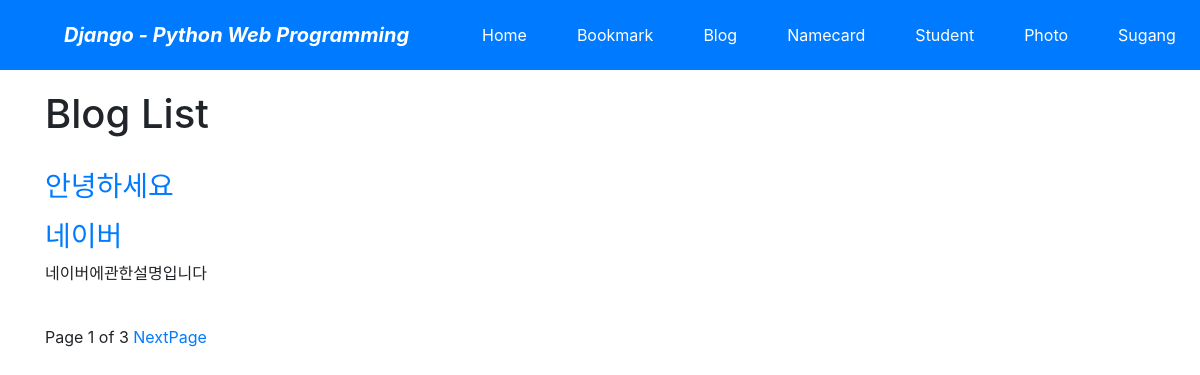
Screenshot of /blog/ with the database file from the repository.
### blog/models.py (models this page shows, shortened)
class Post(models.Model):
    title = models.CharField(verbose_name='TITLE', max_length=50)
    slug = models.SlugField('SLUG', unique=True, allow_unicode=True, help_text='one word for title alias.')
    description = models.CharField('DESCRIPTION', max_length=100, blank=True, help_text='simple description text.')
    content = models.TextField('CONTENT')
    create_dt = models.DateTimeField('CREATE DATE', auto_now_add=True)
    modify_dt = models.DateTimeField('MODIFY DATE', auto_now=True)
    owner = models.ForeignKey(User,on_delete=models.CASCADE,verbose_name='OWNER',blank=True,null=True) # 추가
    class Meta:
        verbose_name = 'post'
        verbose_name_plural = 'posts'
        db_table = 'blog_posts'
        ordering = ('-modify_dt',)
    def get_absolute_url(self):
        return reverse('blog:post_detail', args=(self.slug,))

### blog/views.py (the view)
# urls.py: path('', views.PostLV.as_view(), name='index'),
class PostLV(ListView):
    model = Post
    template_name = 'blog/post_all.html'
    context_object_name = 'posts'
    paginate_by = 2

### blog/templates/blog/post_all.html (shortened to what this page needs)
{% extends "base.html" %}
{% block content %}
    <h1>Blog List</h1>
    <br>
    {% for post in posts %}
        <h3><a href='{{ post.get_absolute_url }}'>{{ post.title }}</a></h3>
        <p>{{ post.description }}</p>
    {% endfor %}
    <br>
    <div>
        <span>
            Page {{ page_obj.number }} of {{ page_obj.paginator.num_pages }}
            {% if page_obj.has_next %}
                <a href="?page={{ page_obj.next_page_number }}">NextPage</a>
            {% endif %}
        </span>
    </div>
{% endblock %}

### rows the page displays
Post: title "안녕하세요"
Post: title "네이버", description "네이버에관한설명입니다"

### other values shown
{{ page_obj.number }} "1"
{{ page_obj.paginator.num_pages }} "3"
